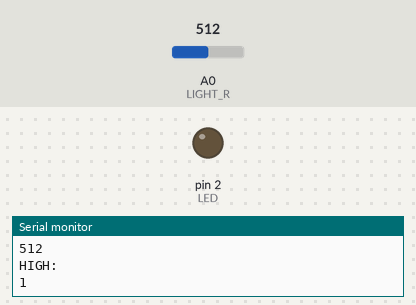
Bench run of a sketch on a simulated Arduino Uno, built with avr-gcc and run on an emulated ATmega328P. Shown: output pins drawn as LEDs (lit = HIGH), the last lines printed to the serial monitor. Inputs (shaded band) come from the test bench; at power-on: A0 (LIGHT_R) = 512.

Above: at 0.1 s.
At 1.1 s:
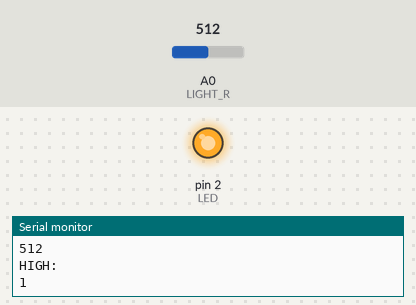
Timing chart, 0 to 2.6 s (numbered marks = the images above):
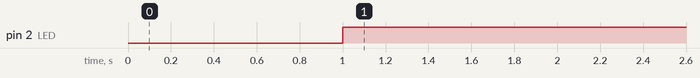

Measured:
- by itself, pin 2 (LED): LOW → HIGH at 1.0 s

The sketch:

exp9.ino
```cpp
const int LED = 2;
const int LIGHT_R = 14;
int VAL;

void setup() {
    pinMode(LED, OUTPUT);
    pinMode(LIGHT_R, INPUT);
    Serial.begin(9600);
}

void loop() {
    VAL = analogRead(LIGHT_R);
    Serial.println(VAL);
    Serial.println("HIGH: ");
    Serial.println(HIGH);
    delay(1000);
    if (VAL > 300) {
        digitalWrite(LED, HIGH);
    } else {
        digitalWrite(LED, LOW);
    }
}
```
